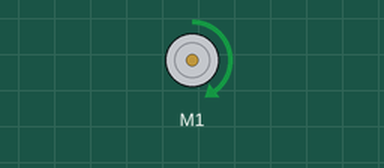
Recording of a sketch running on a simulated Arduino Uno, built with avr-gcc and run on an emulated ATmega328P. On the bench: DC motor (green arrow = forward, orange = backward, longer = faster).

Above: at 2.0 s.
At 4.5 s:
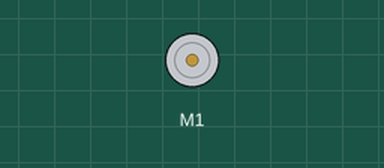
At 7.0 s:
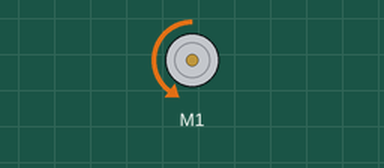
Timing chart, 0 to 11.7 s (numbered marks = the images above):
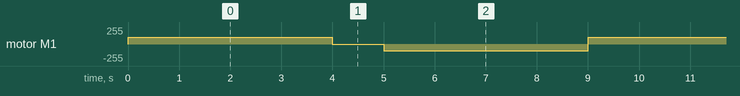

The sketch:

Arduino_Motor_Shield.ino
```cpp
/*

Sage Ridge Robotics
Exercise 10
Controlling DC motors with the Arduino Motor Shield

The amount of current available from the Arduino board is limited
and is not appropriate for larger applications like robotics. In
order to power larger inductive loads, we will use the Arduino
Motor shield which is capable of driving heavier loads. The Motor
Shield can drive a variety of inductive loads, such as selonoids,
DC motors, and stepper motors.

The shield has a maximum rating of 1.2A per channel
and 3A peak current capability. We will power motors from a separate
power supply than the Arduino. It is generally an extraordinarily
bad idea to use the same power supply.

The shield can drive two steppers or four DC motors. Speed is
eight bit: 00000000.

To use the shield, we need the library from
https://github.com/adafruit/Adafruit_Motor_Shield_V2_Library

Code adapted from Adafruit Industries, LLC.
This code is in the public domain.

*/

// Load MotorShield libraries. These must be previously installed in your
// personal Arduino/Libraries folder.
#include <Wire.h>
#include <Adafruit_MotorShield.h>
#include "utility/Adafruit_MS_PWMServoDriver.h"

// Declare variables used globally in the Sketch.
// An Adafruit MotorShield has four motor ports, 1 -- 4.
// dWait and dRUN are used in delay() in the main loop of the program.
int motorPort01 = 1;
int dWait = 1000;
int dRUN = 4000;

// Instantiate an instance (object) of the Adafruit_MotorShield class
// to control a physical servo motor. The constructor method takes
// an option argument specifying the I2C communication address of
// the shield. The default is 0x60. Our Adafruit_MotorShield object
// is called AFMS here.
Adafruit_MotorShield AFMS = Adafruit_MotorShield();

// Instantiate an instance of the DC Motor class
Adafruit_DCMotor *myDCMotor01 = AFMS.getMotor(motorPort01);


// Call the begin() method of the MotorShield object to
// ready the object for commands and set the default speed
// of the motor. Speed ranges from 0 to 255. The AFMS object
// begin() method takes an option argument that spcifies the
// maximum frequency. The default is 16 KHz.
void setup()
{
  AFMS.begin();
  myDCMotor01->setSpeed(100);
}

// Run the motor using the run() method. The run() method takes one
// argument: FORWARD, BACKWARD, RELEASE. RELEASE stops the motor.
void loop()
{
  myDCMotor01->run(FORWARD);
  delay(dRUN);
  myDCMotor01->run(RELEASE);
  delay(dWait);
  myDCMotor01->run(BACKWARD);
  delay(dRUN);
  myDCMotor01->run(RELEASE);
}
```

Measured:
- by itself, motor M1: repeats every 9.0 s: stopped 1.0 s, backward 100/255 4.0 s, forward 100/255 4.0 s
